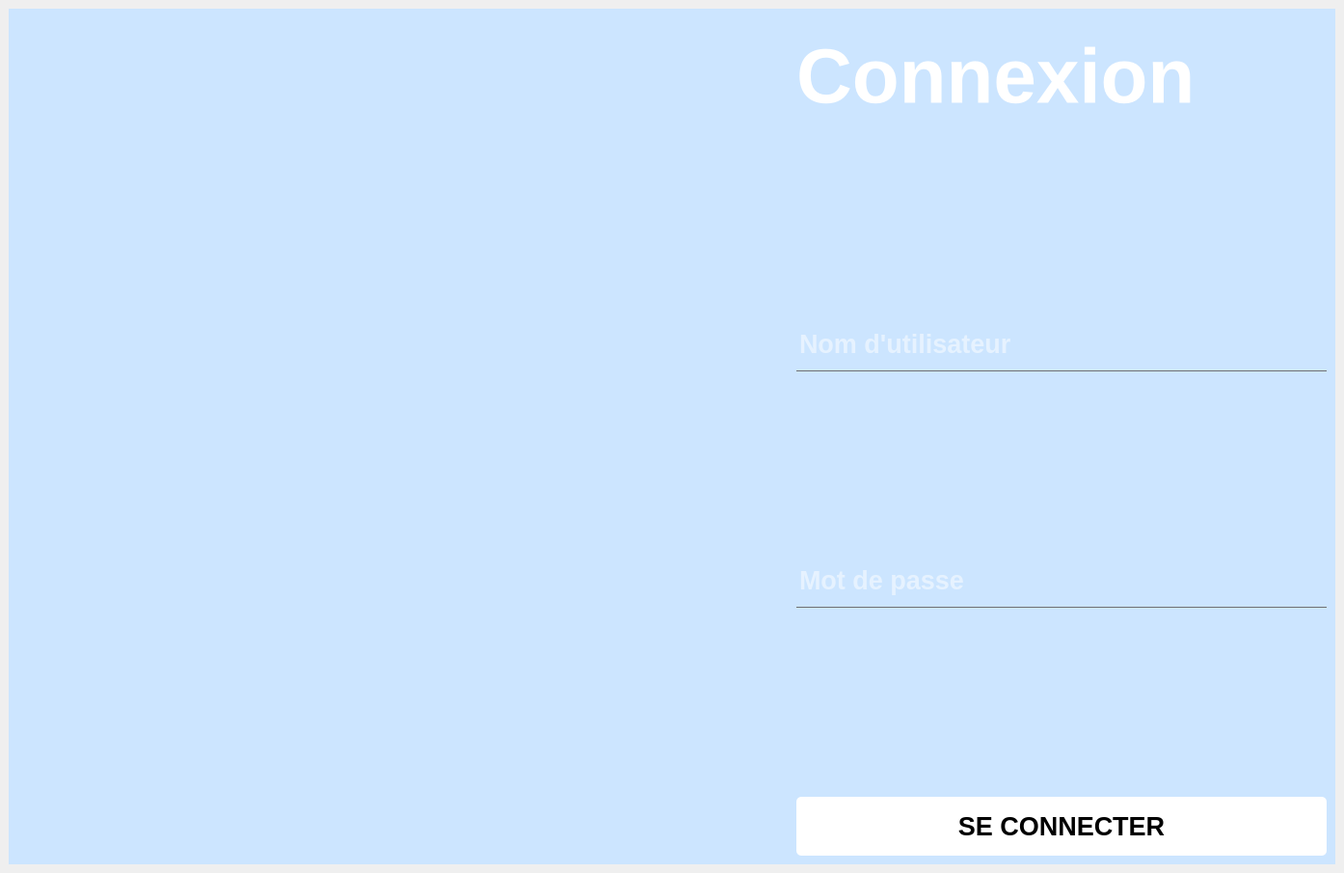
<?xml version="1.0" encoding="UTF-8"?>
<ui version="4.0">
 <class>MainWindow</class>
 <widget class="QMainWindow" name="MainWindow">
  <property name="geometry">
   <rect>
    <x>0</x>
    <y>0</y>
    <width>1394</width>
    <height>905</height>
   </rect>
  </property>
  <property name="windowTitle">
   <string>MainWindow</string>
  </property>
  <widget class="QWidget" name="centralwidget">
   <layout class="QGridLayout" name="gridLayout_2">
    <item row="0" column="0">
     <widget class="QWidget" name="widget" native="true">
      <property name="styleSheet">
       <string notr="true">background-color: rgb(204, 229, 255);</string>
      </property>
      <layout class="QGridLayout" name="gridLayout">
       <item row="0" column="0">
        <layout class="QHBoxLayout" name="horizontalLayout">
         <item>
          <widget class="QLabel" name="label_2">
           <property name="minimumSize">
            <size>
             <width>400</width>
             <height>400</height>
            </size>
           </property>
           <property name="styleSheet">
            <string notr="true">image: url(:/r_connexion/SII-removebg-preview.png);</string>
           </property>
           <property name="text">
            <string/>
           </property>
          </widget>
         </item>
         <item>
          <layout class="QVBoxLayout" name="verticalLayout">
           <property name="spacing">
            <number>35</number>
           </property>
           <property name="topMargin">
            <number>0</number>
           </property>
           <item>
            <widget class="QLabel" name="label_3">
             <property name="minimumSize">
              <size>
               <width>251</width>
               <height>121</height>
              </size>
             </property>
             <property name="maximumSize">
              <size>
               <width>16777215</width>
               <height>121</height>
              </size>
             </property>
             <property name="font">
              <font>
               <pointsize>60</pointsize>
               <weight>75</weight>
               <bold>true</bold>
              </font>
             </property>
             <property name="styleSheet">
              <string notr="true">color: rgb(255, 255, 255);</string>
             </property>
             <property name="text">
              <string>Connexion</string>
             </property>
             <property name="textFormat">
              <enum>Qt::PlainText</enum>
             </property>
            </widget>
           </item>
           <item>
            <spacer name="verticalSpacer">
             <property name="sizeHint" stdset="0">
              <size>
               <width>20</width>
               <height>78</height>
              </size>
             </property>
            </spacer>
           </item>
           <item>
            <widget class="QLineEdit" name="lineEdit">
             <property name="minimumSize">
              <size>
               <width>371</width>
               <height>50</height>
              </size>
             </property>
             <property name="maximumSize">
              <size>
               <width>550</width>
               <height>50</height>
              </size>
             </property>
             <property name="font">
              <font>
               <pointsize>20</pointsize>
               <weight>75</weight>
               <bold>true</bold>
              </font>
             </property>
             <property name="styleSheet">
              <string notr="true">background-color: rgba(0, 0, 0,0);
border : 1px solid rgba(0,0,0,0);
border-bottom-color: rgba(46, 82,101,255);
border-bottom-color: rgb(112, 112, 112);
color: rgb(255, 255, 255);
padding-bottom: 7px
</string>
             </property>
             <property name="placeholderText">
              <string>Nom d'utilisateur</string>
             </property>
            </widget>
           </item>
           <item>
            <spacer name="verticalSpacer_3">
             <property name="sizeHint" stdset="0">
              <size>
               <width>20</width>
               <height>38</height>
              </size>
             </property>
            </spacer>
           </item>
           <item>
            <widget class="QLineEdit" name="lineEdit_2">
             <property name="minimumSize">
              <size>
               <width>371</width>
               <height>50</height>
              </size>
             </property>
             <property name="maximumSize">
              <size>
               <width>550</width>
               <height>50</height>
              </size>
             </property>
             <property name="font">
              <font>
               <pointsize>20</pointsize>
               <weight>75</weight>
               <bold>true</bold>
               <strikeout>false</strikeout>
              </font>
             </property>
             <property name="tabletTracking">
              <bool>false</bool>
             </property>
             <property name="styleSheet">
              <string notr="true">background-color: rgba(0, 0, 0,0);
border : 1px solid rgba(0,0,0,0);
border-bottom-color: rgba(46, 82,101,255);
border-bottom-color: rgb(112, 112, 112);
color: rgb(255, 255, 255);
padding-bottom: 7px
</string>
             </property>
             <property name="echoMode">
              <enum>QLineEdit::Normal</enum>
             </property>
             <property name="readOnly">
              <bool>false</bool>
             </property>
             <property name="placeholderText">
              <string>Mot de passe</string>
             </property>
             <property name="clearButtonEnabled">
              <bool>false</bool>
             </property>
            </widget>
           </item>
           <item>
            <spacer name="verticalSpacer_2">
             <property name="sizeHint" stdset="0">
              <size>
               <width>20</width>
               <height>0</height>
              </size>
             </property>
            </spacer>
           </item>
           <item>
            <widget class="QPushButton" name="pushButton">
             <property name="minimumSize">
              <size>
               <width>550</width>
               <height>61</height>
              </size>
             </property>
             <property name="maximumSize">
              <size>
               <width>550</width>
               <height>61</height>
              </size>
             </property>
             <property name="font">
              <font>
               <pointsize>20</pointsize>
               <weight>75</weight>
               <bold>true</bold>
              </font>
             </property>
             <property name="styleSheet">
              <string notr="true">
QPushButton {
    
   background-color: rgb(255, 255, 255);
    border-radius: 5px;
    color: black; /* Couleur du texte */
    
}


QPushButton:hover {

background-color: rgb(0, 0, 127);
}



QPushButton:pressed {
    background-color: rgb(0, 0, 0);
}

</string>
             </property>
             <property name="text">
              <string>SE CONNECTER</string>
             </property>
            </widget>
           </item>
          </layout>
         </item>
        </layout>
       </item>
      </layout>
     </widget>
    </item>
   </layout>
  </widget>
 </widget>
 <resources>
  <include location="im.qrc"/>
  <include location="r_connexion.qrc"/>
 </resources>
 <connections/>
</ui>
